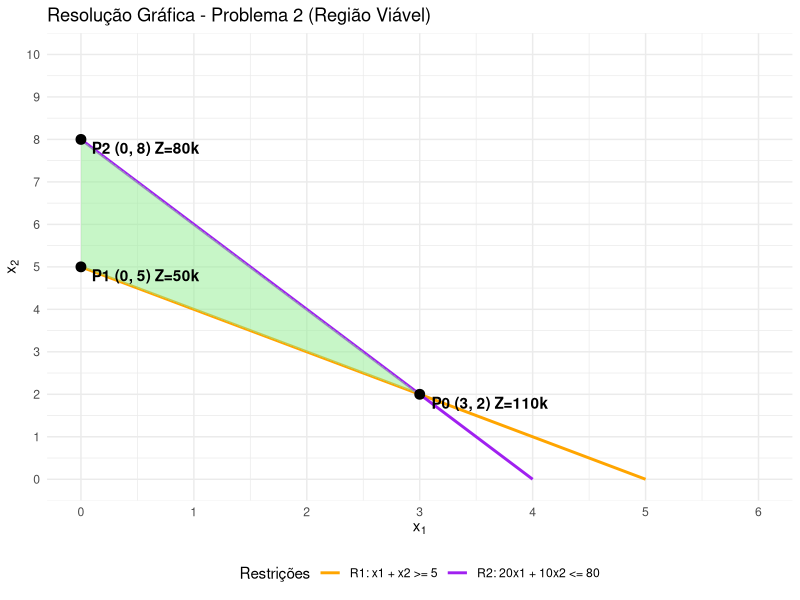

Write R code to recreate this figure.
# Carregamento das bibliotecas necessárias
library(ggplot2)
library(dplyr)

# 1. Definição das restrições isolando a variável x2
# R1: x1 + x2 >= 5 => x2 >= 5 - x1
constraint1 <- function(x1) { 
  5 - x1 
}

# R2: 20x1 + 10x2 <= 80
# => 10x2 <= 80 - 20x1
# => x2 <= 8 - 2*x1
constraint2 <- function(x1) { 
  8 - 2 * x1 
}

# 2. Definição do vetor x1 e criação do DataFrame base
x_vals <- seq(0, 6, by = 0.01)

data <- data.frame(
  x1 = x_vals,
  constraint1 = constraint1(x_vals),
  constraint2 = constraint2(x_vals)
)

# 3. Limites da região viável
# A região viável é limitada inferiormente por R1
# e superiormente por R2
data$ymin <- pmax(0, data$constraint1)
data$ymax <- data$constraint2

# Filtra apenas a região onde o limite superior
# é maior ou igual ao limite inferior
data$feasible_ymin <- ifelse(
  data$ymax >= data$ymin,
  data$ymin,
  NA
)

data$feasible_ymax <- ifelse(
  data$ymax >= data$ymin,
  data$ymax,
  NA
)

# 4. Data frame com os vértices
points_df <- data.frame(
  x = c(3, 0, 0),
  y = c(2, 5, 8),
  label = c(
    "P0 (3, 2) Z=110k",
    "P1 (0, 5) Z=50k",
    "P2 (0, 8) Z=80k"
  )
)

# 5. Visualização usando ggplot2
ggplot() +
  
  # Reta da restrição R1
  geom_line(
    data = data,
    aes(
      x = x1,
      y = constraint1,
      color = "R1: x1 + x2 >= 5"
    ),
    linewidth = 1
  ) +
  
  # Reta da restrição R2
  geom_line(
    data = data,
    aes(
      x = x1,
      y = constraint2,
      color = "R2: 20x1 + 10x2 <= 80"
    ),
    linewidth = 1
  ) +
  
  # Preenchimento da região viável
  geom_ribbon(
    data = data,
    aes(
      x = x1,
      ymin = feasible_ymin,
      ymax = feasible_ymax
    ),
    fill = "lightgreen",
    alpha = 0.5
  ) +
  
  # Plotagem dos vértices
  geom_point(
    data = points_df,
    aes(x = x, y = y),
    color = "black",
    size = 3
  ) +
  
  # Identificação dos pontos
  geom_text(
    data = points_df,
    aes(
      x = x,
      y = y,
      label = label
    ),
    hjust = -0.1,
    vjust = 1.2,
    fontface = "bold"
  ) +
  
  # Formatação do gráfico
  labs(
    title = "Resolução Gráfica - Problema 2 (Região Viável)",
    x = expression(x[1]),
    y = expression(x[2]),
    color = "Restrições"
  ) +
  
  # Cores das restrições
  scale_color_manual(
    values = c(
      "R1: x1 + x2 >= 5" = "orange",
      "R2: 20x1 + 10x2 <= 80" = "purple"
    )
  ) +
  
  # Eixo X: divisões de 1 em 1
  scale_x_continuous(
    breaks = seq(0, 6, by = 1),
    limits = c(0, 6)
  ) +
  
  # Eixo Y: divisões de 1 em 1
  scale_y_continuous(
    breaks = seq(0, 10, by = 1),
    limits = c(0, 10)
  ) +
  
  theme_minimal() +
  
  theme(
    legend.position = "bottom"
  )
